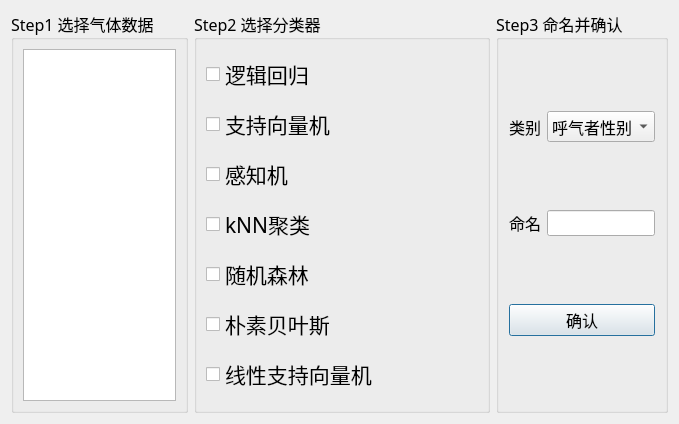
<?xml version="1.0" encoding="UTF-8"?>
<ui version="4.0">
 <class>Index_gasAnalysis</class>
 <widget class="QDialog" name="Index_gasAnalysis">
  <property name="geometry">
   <rect>
    <x>0</x>
    <y>0</y>
    <width>679</width>
    <height>424</height>
   </rect>
  </property>
  <property name="windowTitle">
   <string>Dialog</string>
  </property>
  <property name="windowIcon">
   <iconset resource="res_Index.qrc">
    <normaloff>:/icons/icons/food/10.png</normaloff>:/icons/icons/food/10.png</iconset>
  </property>
  <layout class="QHBoxLayout" name="horizontalLayout" stretch="1,2,1">
   <item>
    <widget class="QGroupBox" name="groupBox">
     <property name="font">
      <font>
       <family>宋体</family>
       <pointsize>12</pointsize>
      </font>
     </property>
     <property name="title">
      <string>Step1 选择气体数据 </string>
     </property>
     <layout class="QVBoxLayout" name="verticalLayout">
      <item>
       <widget class="QListView" name="listView"/>
      </item>
     </layout>
    </widget>
   </item>
   <item>
    <widget class="QGroupBox" name="groupBox_2">
     <property name="font">
      <font>
       <family>宋体</family>
       <pointsize>12</pointsize>
      </font>
     </property>
     <property name="title">
      <string>Step2 选择分类器</string>
     </property>
     <layout class="QVBoxLayout" name="verticalLayout_2">
      <item>
       <widget class="QCheckBox" name="LogisticBox">
        <property name="font">
         <font>
          <family>宋体</family>
          <pointsize>16</pointsize>
         </font>
        </property>
        <property name="text">
         <string>逻辑回归</string>
        </property>
       </widget>
      </item>
      <item>
       <widget class="QCheckBox" name="SVCBox">
        <property name="font">
         <font>
          <pointsize>16</pointsize>
         </font>
        </property>
        <property name="text">
         <string>支持向量机</string>
        </property>
       </widget>
      </item>
      <item>
       <widget class="QCheckBox" name="PerceptronBox">
        <property name="font">
         <font>
          <pointsize>16</pointsize>
         </font>
        </property>
        <property name="text">
         <string>感知机</string>
        </property>
       </widget>
      </item>
      <item>
       <widget class="QCheckBox" name="kNNBox">
        <property name="font">
         <font>
          <pointsize>16</pointsize>
         </font>
        </property>
        <property name="text">
         <string>kNN聚类</string>
        </property>
       </widget>
      </item>
      <item>
       <widget class="QCheckBox" name="ForestBox">
        <property name="font">
         <font>
          <pointsize>16</pointsize>
         </font>
        </property>
        <property name="text">
         <string>随机森林</string>
        </property>
       </widget>
      </item>
      <item>
       <widget class="QCheckBox" name="gaussianBox">
        <property name="font">
         <font>
          <pointsize>16</pointsize>
         </font>
        </property>
        <property name="text">
         <string>朴素贝叶斯</string>
        </property>
       </widget>
      </item>
      <item>
       <widget class="QCheckBox" name="Linear_SVCBox">
        <property name="font">
         <font>
          <pointsize>16</pointsize>
         </font>
        </property>
        <property name="text">
         <string>线性支持向量机</string>
        </property>
       </widget>
      </item>
     </layout>
    </widget>
   </item>
   <item>
    <widget class="QGroupBox" name="groupBox_3">
     <property name="font">
      <font>
       <family>宋体</family>
       <pointsize>12</pointsize>
      </font>
     </property>
     <property name="title">
      <string>Step3 命名并确认</string>
     </property>
     <layout class="QVBoxLayout" name="verticalLayout_3" stretch="0,0,2">
      <property name="sizeConstraint">
       <enum>QLayout::SetDefaultConstraint</enum>
      </property>
      <property name="leftMargin">
       <number>10</number>
      </property>
      <property name="rightMargin">
       <number>10</number>
      </property>
      <item>
       <layout class="QHBoxLayout" name="horizontalLayout_3">
        <item>
         <widget class="QLabel" name="label_2">
          <property name="text">
           <string>类别</string>
          </property>
         </widget>
        </item>
        <item>
         <widget class="QComboBox" name="typeBox">
          <property name="font">
           <font>
            <pointsize>12</pointsize>
           </font>
          </property>
          <item>
           <property name="text">
            <string>呼气者性别</string>
           </property>
          </item>
         </widget>
        </item>
       </layout>
      </item>
      <item>
       <layout class="QHBoxLayout" name="horizontalLayout_2">
        <item>
         <widget class="QLabel" name="label">
          <property name="text">
           <string>命名</string>
          </property>
         </widget>
        </item>
        <item>
         <widget class="QLineEdit" name="nameEdit">
          <property name="font">
           <font>
            <pointsize>10</pointsize>
           </font>
          </property>
          <property name="maxLength">
           <number>10</number>
          </property>
         </widget>
        </item>
       </layout>
      </item>
      <item>
       <widget class="QPushButton" name="OKButton">
        <property name="text">
         <string>确认</string>
        </property>
       </widget>
      </item>
     </layout>
    </widget>
   </item>
  </layout>
 </widget>
 <resources>
  <include location="res_Index.qrc"/>
 </resources>
 <connections/>
</ui>
